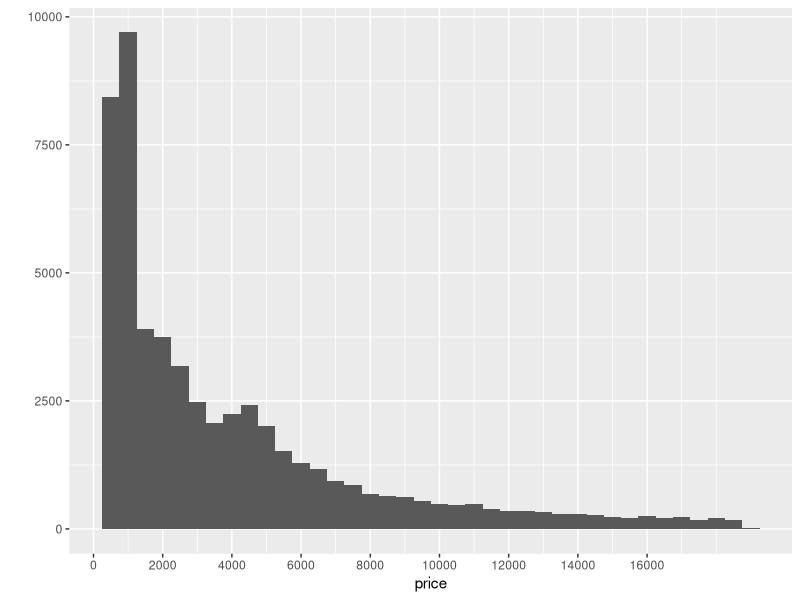
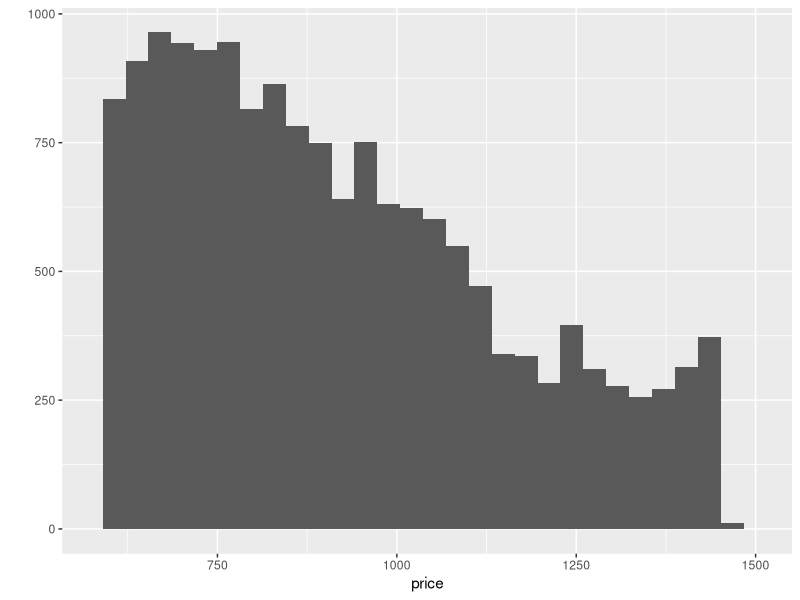
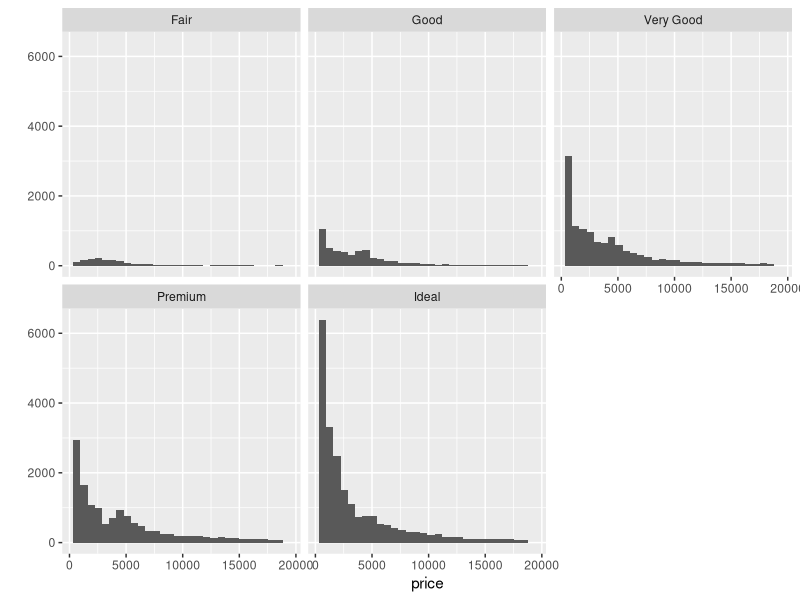
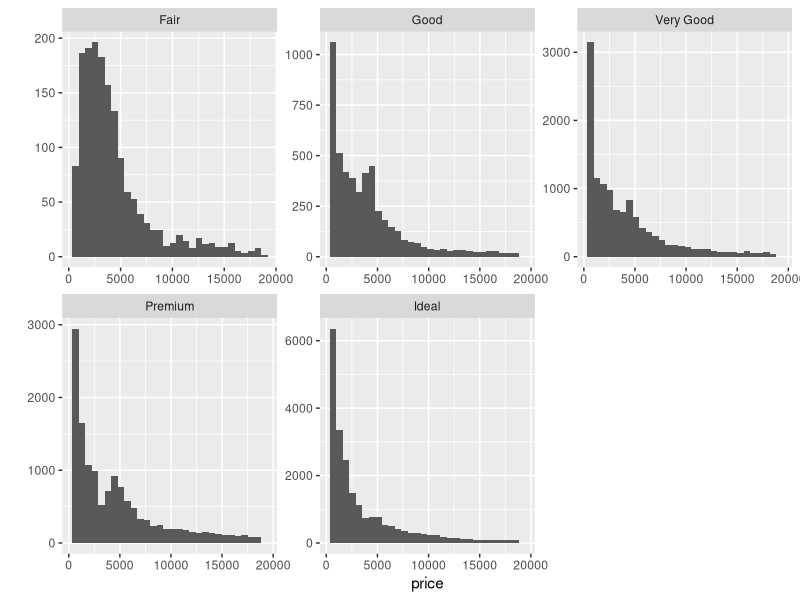
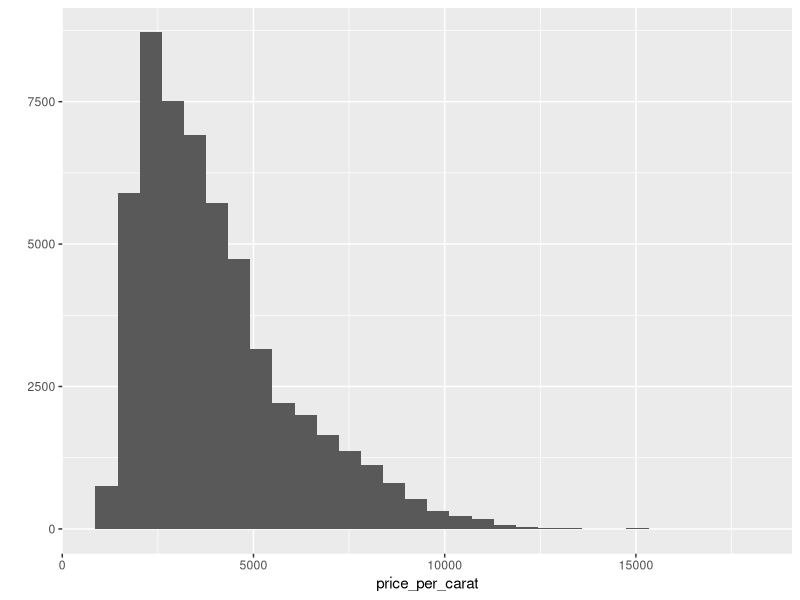
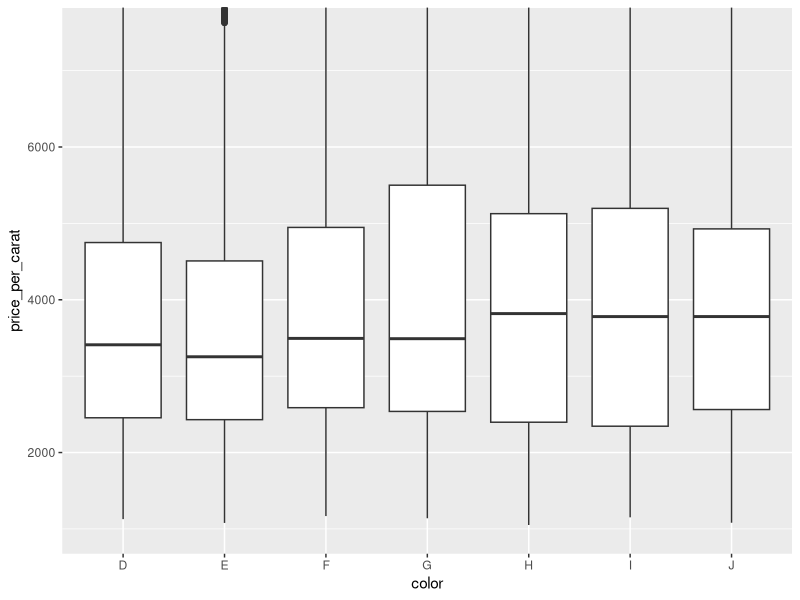
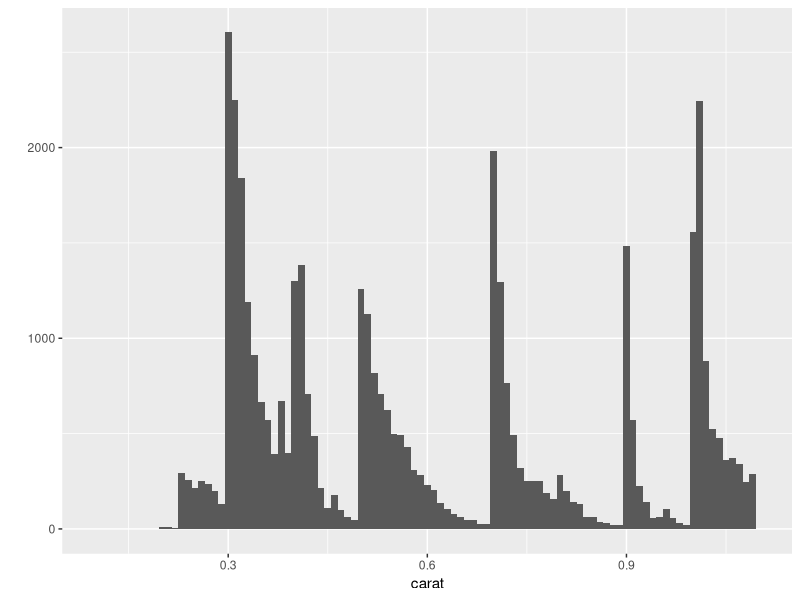

Source code (R) for these figures, in order:
install.packages('ggplot2')
library('ggplot2')

d <- diamonds
length(d) #gives 10, which is actually the number of variables

length(d)


diamonds$color  # will return the levels
levels(diamonds$color)# 
?diamonds


diamonds$price

qplot(x=price, data=d, binwidth=500) +
  scale_x_continuous(breaks = seq(0,16000,2000))


summary(diamonds$price)


#how many diamonds cost less than 500
sum(diamonds$price < 500)

# how many diamonds cost less than 250?
sum(diamonds$price < 250)

#how many diamonds cost $15K or more?
sum(diamonds$price >= 15000 )


#exploring the largest peak in the dataset

# the hgihest peak is the mode (most frequently occuring number)
# mode(diamonds$price), <- this is the wrong function, R doesn't even provide a function to find the mode
install.packages('modeest')
library(modeest)
mfv(diamonds$price)


# so 605 is the most common value

qplot(x=price, data=d) + scale_x_continuous(limits=c(580,1505))

#break the historgram by cut
qplot(x=price, data=d) + facet_wrap(~cut)

#which cut has the highest priced diamond?
by(diamonds$price, diamonds$cut, summary)


# Let's look in to this more.

# Look up the documentation for facet_wrap in R Studio.
# Then, scroll back up and add a parameter to facet_wrap so that
# the y-axis in the histograms is not fixed. You want the y-axis to
# be different for each histogram.

# If you want a hint, check out the Instructor Notes.


?facet_wrap

# so to ensure the scales are different for each you need to use scales=free

qplot(x=price, data=diamonds) + facet_wrap(~cut, scales="free")


# Create a histogram of price per carat
# and facet it by cut. You can make adjustments
# to the code from the previous exercise to get
# started.


#FIND THE INTERQUARTILE RANGE FOR
price_d <- subset(diamonds, color=='D')$price
IQR(price_d)


#investigation of price per carat
diamonds$price_per_carat = diamonds$price/diamonds$carat

qplot(x = price_per_carat, data=diamonds)
qplot(x=color, y=price_per_carat, data=diamonds, geom='boxplot') + coord_cartesian(ylim=c(1000,7500))


#Investigate the weight of the diamond using frequency polygon
#frequency polygon allows you to compare different attributes

qplot(x=carat, data=diamonds, binwidth=0.01) + scale_x_continuous(limits = c(0.1,1.1))
